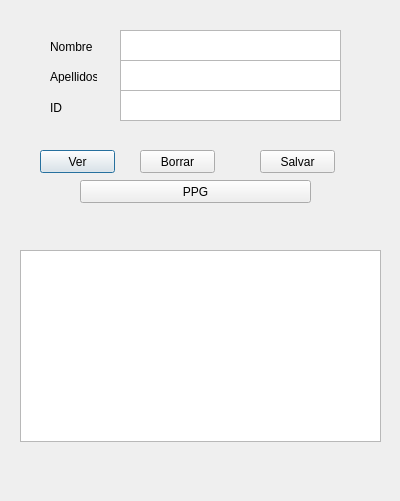
<?xml version="1.0" encoding="UTF-8"?>
<ui version="4.0">
 <class>Paciente</class>
 <widget class="QDialog" name="Paciente">
  <property name="geometry">
   <rect>
    <x>0</x>
    <y>0</y>
    <width>400</width>
    <height>501</height>
   </rect>
  </property>
  <property name="windowTitle">
   <string>Dialog</string>
  </property>
  <widget class="QTextEdit" name="Nombre">
   <property name="geometry">
    <rect>
     <x>120</x>
     <y>30</y>
     <width>221</width>
     <height>31</height>
    </rect>
   </property>
  </widget>
  <widget class="QTextEdit" name="ID">
   <property name="geometry">
    <rect>
     <x>120</x>
     <y>90</y>
     <width>221</width>
     <height>31</height>
    </rect>
   </property>
  </widget>
  <widget class="QTextEdit" name="Apellidos">
   <property name="geometry">
    <rect>
     <x>120</x>
     <y>60</y>
     <width>221</width>
     <height>31</height>
    </rect>
   </property>
  </widget>
  <widget class="QLabel" name="label">
   <property name="geometry">
    <rect>
     <x>50</x>
     <y>40</y>
     <width>47</width>
     <height>13</height>
    </rect>
   </property>
   <property name="text">
    <string>Nombre</string>
   </property>
  </widget>
  <widget class="QLabel" name="label_2">
   <property name="geometry">
    <rect>
     <x>50</x>
     <y>70</y>
     <width>47</width>
     <height>13</height>
    </rect>
   </property>
   <property name="text">
    <string>Apellidos</string>
   </property>
  </widget>
  <widget class="QLabel" name="label_3">
   <property name="geometry">
    <rect>
     <x>50</x>
     <y>100</y>
     <width>47</width>
     <height>16</height>
    </rect>
   </property>
   <property name="text">
    <string>ID</string>
   </property>
  </widget>
  <widget class="QPushButton" name="VER">
   <property name="geometry">
    <rect>
     <x>40</x>
     <y>150</y>
     <width>75</width>
     <height>23</height>
    </rect>
   </property>
   <property name="text">
    <string>Ver</string>
   </property>
  </widget>
  <widget class="QPushButton" name="Borrar">
   <property name="geometry">
    <rect>
     <x>140</x>
     <y>150</y>
     <width>75</width>
     <height>23</height>
    </rect>
   </property>
   <property name="text">
    <string>Borrar</string>
   </property>
  </widget>
  <widget class="QPushButton" name="Salvar">
   <property name="geometry">
    <rect>
     <x>260</x>
     <y>150</y>
     <width>75</width>
     <height>23</height>
    </rect>
   </property>
   <property name="text">
    <string>Salvar</string>
   </property>
  </widget>
  <widget class="QPushButton" name="PPG">
   <property name="geometry">
    <rect>
     <x>80</x>
     <y>180</y>
     <width>231</width>
     <height>23</height>
    </rect>
   </property>
   <property name="text">
    <string>PPG</string>
   </property>
  </widget>
  <widget class="QTreeView" name="treeView">
   <property name="geometry">
    <rect>
     <x>20</x>
     <y>250</y>
     <width>361</width>
     <height>192</height>
    </rect>
   </property>
  </widget>
 </widget>
 <resources/>
 <connections/>
</ui>
